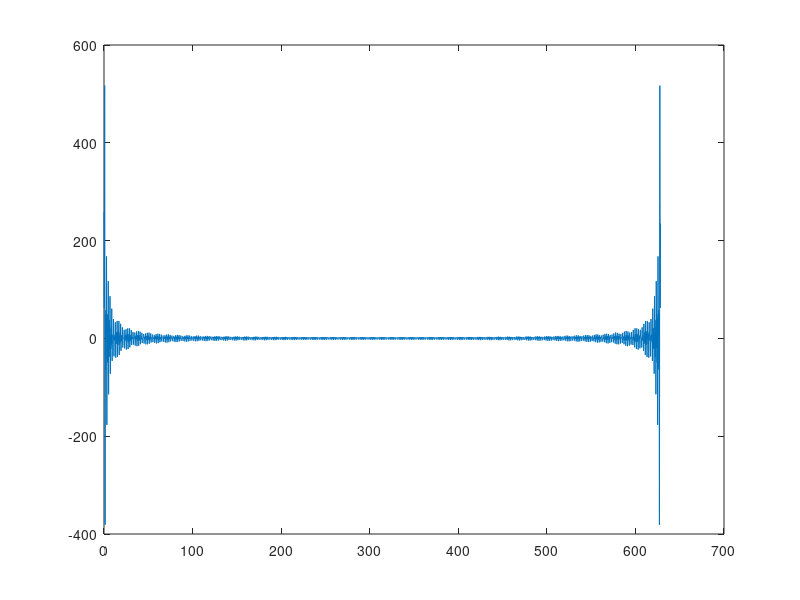

This figure's MATLAB source:
N = 2^13;
fs = 100;
Ts = 1/100;
t = 0:Ts:10-Ts;
x = square(t);
% plot(t,x);

k = 0:(N-1);
wk = 2*pi*fs*k/N;

X = fft(x,N);

plot(wk, X)
